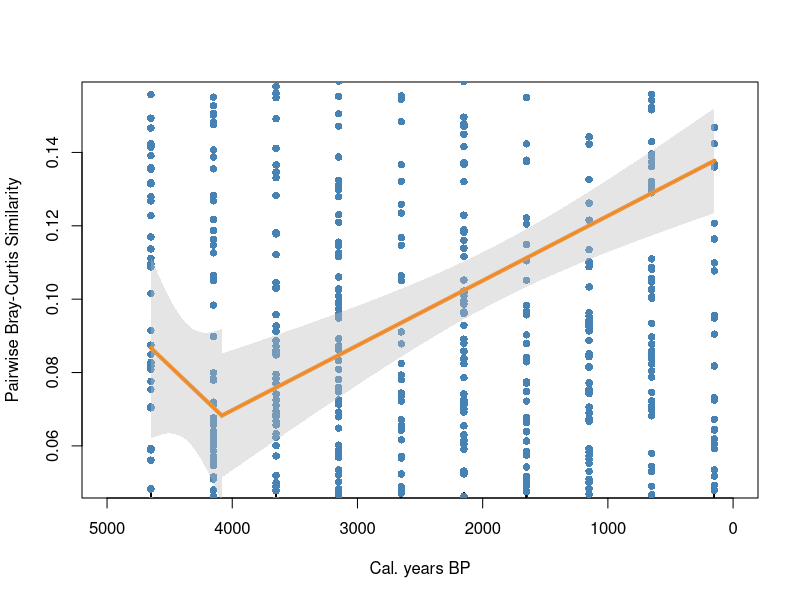

This figure's R source:
#Similarity analysis based on rank####

library(ggplot2)
library(reshape)
library(tidyverse)
library(vegan)

data<-read.csv("Outputs/max_binned.csv", check.names = FALSE)
data<-data[-c(1)]

#columns 51, 153, 335 are metadata
data<-data[c(51, 153, 335, 1:50, 52:152, 154:334, 336:373)]

names(data)[2]<-"interval"
data$interval<-gsub("]","",as.character(data$interval))
data$interval<-gsub("\\(|\\)","",as.character(data$interval))

split<-strsplit(data$interval, split = ",")
matrix<-matrix(unlist(split),ncol=2,byrow=T)
matrix<-as.data.frame(matrix)
matrix$V1 <- as.numeric(matrix$V1)
matrix$V2 <- as.numeric(matrix$V2)
matrix$mean_interval_group<-rowMeans(matrix[1:2], na.rm=TRUE)

drop <- c("interval")
data = data[,!(names(data) %in% drop)]
data$mean_interval_age<-matrix$mean_interval_group
data<-data[c(373, 1:372)]

#drop columns when the column sum= 0
meta<-data[1:3]
data<-data[4:373]
data<-Filter(function(data) sum(abs(data), na.rm = TRUE) > 0, data)
data<-cbind(meta,data)

#Match the taxa names to rank####
# aggregate columns into groups

#family
look_up<- read.csv("Outputs/rank.csv", header = F, check.names = FALSE)
look_up<-t(look_up)
look_up<-as.data.frame(look_up)
colnames(look_up)[colnames(look_up) == "V1"] <- "name"
colnames(look_up)[colnames(look_up) == "V2"] <- "rank"
fam<- look_up[look_up$rank == "family", ]
fam<-fam$name
names.use <- names(data)[(names(data) %in% fam)]
fam.subset <- data[, names.use]
fam.subset<-cbind(meta,fam.subset)

fam.subset<-fam.subset[rowSums(fam.subset[4:99])>0,]

#genus
gen<- look_up[look_up$rank == "genus", ]
gen<-gen$name
names.use <- names(data)[(names(data) %in% gen)]
gen.subset <- data[, names.use]
gen.subset<-cbind(meta,gen.subset)

gen.subset<-gen.subset[rowSums(gen.subset[4:215])>0,]

#species
#sometimes spaces become full stops in the .csv
spe<- look_up[look_up$rank == "species", ]
spe<-spe$name
names.use <- names(data)[(names(data) %in% spe)]
spe.subset <- data[, names.use]
spe.subset<-cbind(meta,spe.subset)

spe.subset<-spe.subset[rowSums(spe.subset[4:43])>0,]

#Fam Similarity analysis ####
# Build unique pairs to compare each with each

data<-fam.subset
pairs<-expand.grid(unique(data$Site),unique(data$Site))
pairs<-pairs[pairs[,1]!=pairs[,2],]
for(i in 1:nrow(pairs)){	
  if(i>nrow(pairs)){break} else {
    a<-paste(pairs[,1],pairs[,2])
    b<-paste(pairs[,2],pairs[,1])	
    pairs<-pairs[-which(a[i]==b),]
  }}

comp<-list()
for(i in 1:nrow(pairs)){
  a<-data[data$Site ==pairs[i,1],]
  b<-data[data$Site ==pairs[i,2],]	
  times<-intersect(a$mean_interval_age, b$mean_interval_age)
  sims<-times
  sims[]<-NA
  for(d in times){
    sims[times==d]<-1-vegdist(rbind(a[a$mean_interval_age==d,4:99],b[b$mean_interval_age==d,4:99]),method="bray")}
  comp[[i]]<-data.frame(times,sims)
}

unique(data$Site)
sites<-list()
homogen<-matrix(NA,15,15)
colnames(homogen)<-unique(data$Site)
rownames(homogen)<-unique(data$Site)
R<-N<-homogen

for(i in unique(data$Site))
  abfrage<-pairs[,1] %in% i | pairs[,2] %in% i
  unique(data$Site)
  
  for(e in which(abfrage)){
    homogen[i,pairs[e,which(pairs[e,]!=i)]]<-coef(lm(sims~times,data=comp[[e]]))[2]
    N[i,pairs[e,which(pairs[e,]!=i)]]<-nrow(comp[[e]])
    R[i,pairs[e,which(pairs[e,]!=i)]]<-summary(lm(sims~times,data=comp[[e]]))$adj	
  }	

names(comp)<-paste(pairs[,1],pairs[,2])

dat.fam<-do.call("rbind", comp)
dat.fam$name<-unlist(lapply(strsplit(rownames(dat.fam),split="[.]"),function(x){x[[1]]}))

#Gen Similarity analysis ####
# Build unique pairs to compare each with each

data<-gen.subset
pairs<-expand.grid(unique(data$Site),unique(data$Site))
pairs<-pairs[pairs[,1]!=pairs[,2],]
for(i in 1:nrow(pairs)){	
  if(i>nrow(pairs)){break} else {
    a<-paste(pairs[,1],pairs[,2])
    b<-paste(pairs[,2],pairs[,1])	
    pairs<-pairs[-which(a[i]==b),]
  }}

comp<-list()
for(i in 1:nrow(pairs)){
  a<-data[data$Site ==pairs[i,1],]
  b<-data[data$Site ==pairs[i,2],]	
  times<-intersect(a$mean_interval_age, b$mean_interval_age)
  sims<-times
  sims[]<-NA
  for(d in times){
    sims[times==d]<-1-vegdist(rbind(a[a$mean_interval_age==d,4:215],b[b$mean_interval_age==d,4:215]),method="bray")}
  comp[[i]]<-data.frame(times,sims)
}

unique(data$Site)
sites<-list()
homogen<-matrix(NA,15,15)
colnames(homogen)<-unique(data$Site)
rownames(homogen)<-unique(data$Site)
R<-N<-homogen

for(i in unique(data$Site))
  abfrage<-pairs[,1] %in% i | pairs[,2] %in% i
  unique(data$Site)
  
  for(e in which(abfrage)){
    homogen[i,pairs[e,which(pairs[e,]!=i)]]<-coef(lm(sims~times,data=comp[[e]]))[2]
    N[i,pairs[e,which(pairs[e,]!=i)]]<-nrow(comp[[e]])
    R[i,pairs[e,which(pairs[e,]!=i)]]<-summary(lm(sims~times,data=comp[[e]]))$adj	
  }	
  
  names(comp)<-paste(pairs[,1],pairs[,2])
  
  dat.gen<-do.call("rbind", comp)
  dat.gen$name<-unlist(lapply(strsplit(rownames(dat.gen),split="[.]"),function(x){x[[1]]}))
  
  #Spe Similarity analysis ####
  # Build unique pairs to compare each with each
  
  data<-spe.subset
  pairs<-expand.grid(unique(data$Site),unique(data$Site))
  pairs<-pairs[pairs[,1]!=pairs[,2],]
  for(i in 1:nrow(pairs)){	
    if(i>nrow(pairs)){break} else {
      a<-paste(pairs[,1],pairs[,2])
      b<-paste(pairs[,2],pairs[,1])	
      pairs<-pairs[-which(a[i]==b),]
    }}
  
  comp<-list()
  for(i in 1:nrow(pairs)){
    a<-data[data$Site ==pairs[i,1],]
    b<-data[data$Site ==pairs[i,2],]	
    times<-intersect(a$mean_interval_age, b$mean_interval_age)
    sims<-times
    sims[]<-NA
    for(d in times){
      sims[times==d]<-1-vegdist(rbind(a[a$mean_interval_age==d,4:43],b[b$mean_interval_age==d,4:43]),method="bray")}
    comp[[i]]<-data.frame(times,sims)
  }
  
  unique(data$Site)
  sites<-list()
  #IMPORTANT once rows=0 have been removed####
  #there may be <15 sites
  homogen<-matrix(NA,11,11)
  colnames(homogen)<-unique(data$Site)
  rownames(homogen)<-unique(data$Site)
  R<-N<-homogen
  
  for(i in unique(data$Site))
    abfrage<-pairs[,1] %in% i | pairs[,2] %in% i
  unique(data$Site)
  
  #for(e in which(abfrage)){
    #homogen[i,pairs[e,which(pairs[e,]!=i)]]<-coef(lm(sims~times,data=comp[[e]]))[2]
    #N[i,pairs[e,which(pairs[e,]!=i)]]<-nrow(comp[[e]])
    #R[i,pairs[e,which(pairs[e,]!=i)]]<-summary(lm(sims~times,data=comp[[e]]))$adj	
  #}	
  
  names(comp)<-paste(pairs[,1],pairs[,2])
  
  dat.spe<-do.call("rbind", comp)
  dat.spe$name<-unlist(lapply(strsplit(rownames(dat.spe),split="[.]"),function(x){x[[1]]}))
  
  #Combine fam, gen, and spe####
  
  dat.fam$rank<-"family"
  dat.gen$rank<-"genus"
  dat.spe$rank<-"species"
  
  dat<-rbind(dat.fam, dat.gen)
  dat<-rbind(dat, dat.spe)
  #write.csv(dat, "Outputs/dat.csv")

  #Breakpoint model####
  
  library(segmented)
  m1<-lm(sims ~ times, data=dat)
  seg.mod<-segmented(m1) #1 breakpoint for x
  plot(seg.mod,ylim=c(0.050,0.155),lwd=3,xlim=c(5000,1),ylab="Pairwise Bray-Curtis Similarity", xlab="Cal. years BP")
  points(sims ~ times, data=dat,pch=16,col="steelblue")
  plot(seg.mod,ylim=c(0,1),lwd=4,add=T, col="darkorange1")
  plot(seg.mod,ylim=c(0,1),lwd=1,add=T,col="darkorange1", conf.level=0.95, shade = T)
  #abline(v=1650, col="black", lwd=2, lty=2)
  
